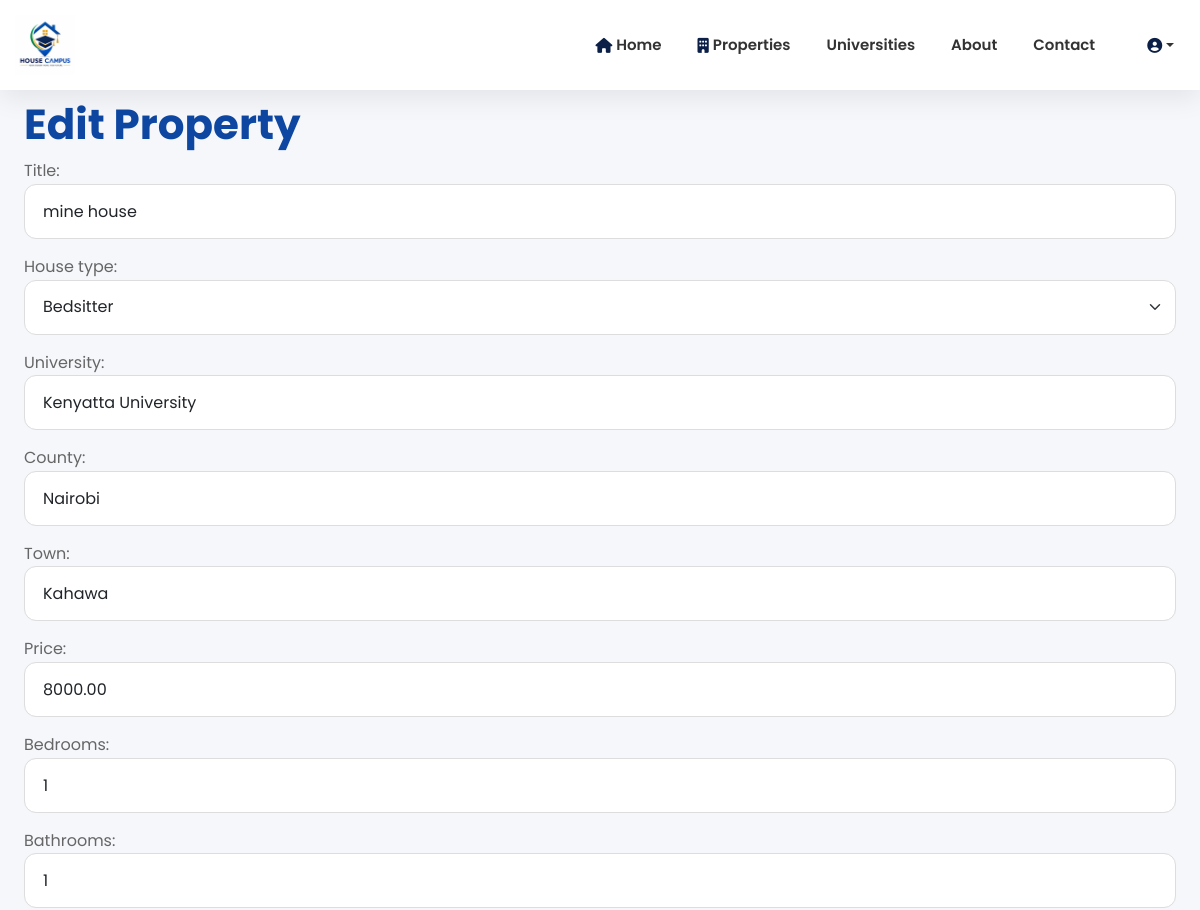
Before: /properties/3/edit/ (signed in, upper part) with the older database file.
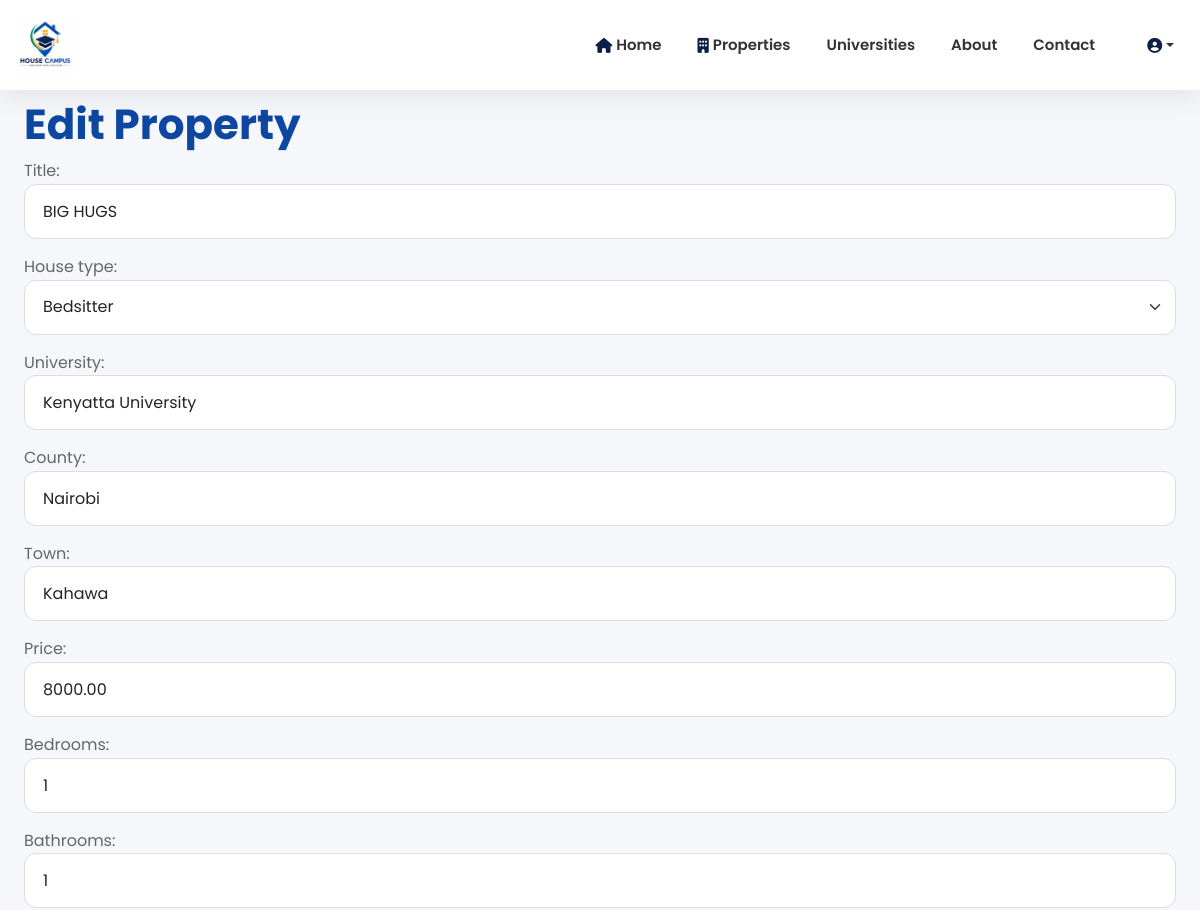
After: the same page with the newer database file.
### properties/models.py (models this page shows, shortened)
class Property(models.Model):
    HOUSE_TYPES = [
        ("Bedsitter", "Bedsitter"),
        ("Silver House (Mabati)", "Silver House (Mabati)"),
        ("Hostel", "Hostel"),
        ("One Bedroom", "One Bedroom"),
        ("Two Bedroom", "Two Bedroom"),
        ("Shared Room", "Shared Room"),
        ("Self Contained", "Self Contained"),
    ]
    landlord = models.ForeignKey(
        settings.AUTH_USER_MODEL,
        on_delete=models.CASCADE,
        related_name="properties",
        null=True,
        blank=True,
    )
    title = models.CharField(max_length=200)
    house_type = models.CharField(
        max_length=50,
        choices=HOUSE_TYPES,
    )
    university = models.CharField(max_length=150)
    county = models.CharField(max_length=100)
    town = models.CharField(max_length=100)
    price = models.DecimalField(
        max_digits=10,
        decimal_places=2,
    )
    bedrooms = models.PositiveIntegerField(default=1)
    bathrooms = models.PositiveIntegerField(default=1)
    description = models.TextField()
    image = models.ImageField(
        upload_to="properties/",
        blank=True,
        null=True,
    )
    wifi = models.BooleanField(default=False)
    water = models.BooleanField(default=True)
    electricity = models.BooleanField(default=True)
    parking = models.BooleanField(default=False)
    distance_to_university = models.PositiveIntegerField(
        default=5,
        help_text="Distance to the university (minutes)",
    )
    available = models.BooleanField(default=True)
    created_at = models.DateTimeField(auto_now_add=True)
    class Meta:
        ordering = ["-created_at"]

### properties/views.py (the view)
# urls.py: path("<int:pk>/edit/", views.edit_property, name="edit_property"),
@login_required
def edit_property(request, pk):
    if request.user.role != "landlord":
        messages.error(request, "Only landlords can edit properties.")
        return redirect("property_list")
    property = get_object_or_404(
        Property,
        pk=pk,
        landlord=request.user,
    )
    if request.method == "POST":
        form = PropertyForm(
            request.POST,
            request.FILES,
            instance=property,
        )
        if form.is_valid():
            form.save()
            messages.success(request, "Property updated successfully.")
            return redirect("property_detail", pk=property.pk)
    else:
        form = PropertyForm(instance=property)
    return render(
        request,
        "properties/edit_property.html",
        {
            "form": form,
            "property": property,
        },
    )

### templates/properties/edit_property.html (shortened to what this page needs)
{% extends "base.html" %}
{% block content %}
<div class="container mt-4">
    <h2>Edit Property</h2>
    <form method="POST" enctype="multipart/form-data">
        {{ form.as_p }}
    </form>
</div>
{% endblock %}

Changed rows visible on the page:
changed Property "Bedsitter": title "mine house" → "BIG HUGS"
